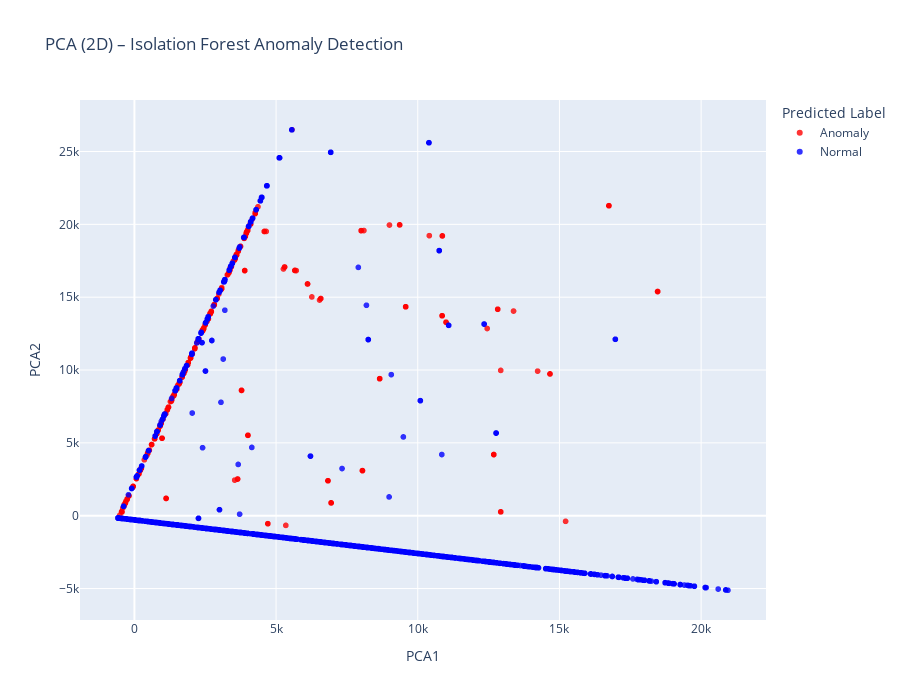

Notebook code for this chart:
### Markdown cell above
## Visualize results

### Code cell
pca = PCA(n_components=2, random_state=42)
X_pca = pca.fit_transform(X)

print("Varianza explicada por componente:")
print(pca.explained_variance_ratio_)
print("Varianza total explicada:", pca.explained_variance_ratio_.sum())

# Crear DataFrame para visualización
df_pca_vis = pd.DataFrame({
    'PCA1': X_pca[:, 0],
    'PCA2': X_pca[:, 1],
    'anomaly_label': df['anomaly_label'].map({True: 'Anomaly', False: 'Normal'}),
    'is_attack': y
})

# Gráfico interactivo con Plotly
fig = px.scatter(
    df_pca_vis,
    x='PCA1',
    y='PCA2',
    color='anomaly_label',
    title="PCA (2D) – Isolation Forest Anomaly Detection",
    width=900,
    height=700,
    hover_data=['is_attack'],
    color_discrete_map={'Anomaly': 'red', 'Normal': 'blue'}
)

fig.update_traces(marker=dict(size=6, opacity=0.8))
fig.update_layout(legend_title_text='Predicted Label')
fig.show()

### Figure 1 — Plotly figure (JSON) as saved in the notebook; plotly's stock layout.template omitted (floating-point values rounded to 4 significant figures; data arrays with more than 128 entries replaced by an {"elided": "..."} marker saying what was removed)
{"data": [{"customdata": {"elided": "345x1 float values"}, "hovertemplate": "anomaly_label=Anomaly<br>PCA1=%{x}<br>PCA2=%{y}<br>is_attack=%{customdata[0]}<extra></extra>", "legendgroup": "Anomaly", "marker": {"color": "red", "opacity": 0.8, "size": 6, "symbol": "circle"}, "mode": "markers", "name": "Anomaly", "showlegend": true, "type": "scattergl", "x": {"elided": "345 float values"}, "xaxis": "x", "y": {"elided": "345 float values"}, "yaxis": "y"}, {"customdata": {"elided": "23660x1 float values"}, "hovertemplate": "anomaly_label=Normal<br>PCA1=%{x}<br>PCA2=%{y}<br>is_attack=%{customdata[0]}<extra></extra>", "legendgroup": "Normal", "marker": {"color": "blue", "opacity": 0.8, "size": 6, "symbol": "circle"}, "mode": "markers", "name": "Normal", "showlegend": true, "type": "scattergl", "x": {"elided": "23660 float values"}, "xaxis": "x", "y": {"elided": "23660 float values"}, "yaxis": "y"}], "layout": {"height": 700, "legend": {"title": {"text": "Predicted Label"}, "tracegroupgap": 0}, "title": {"text": "PCA (2D) – Isolation Forest Anomaly Detection"}, "width": 900, "xaxis": {"anchor": "y", "domain": [0, 1], "title": {"text": "PCA1"}}, "yaxis": {"anchor": "x", "domain": [0, 1], "title": {"text": "PCA2"}}}}
